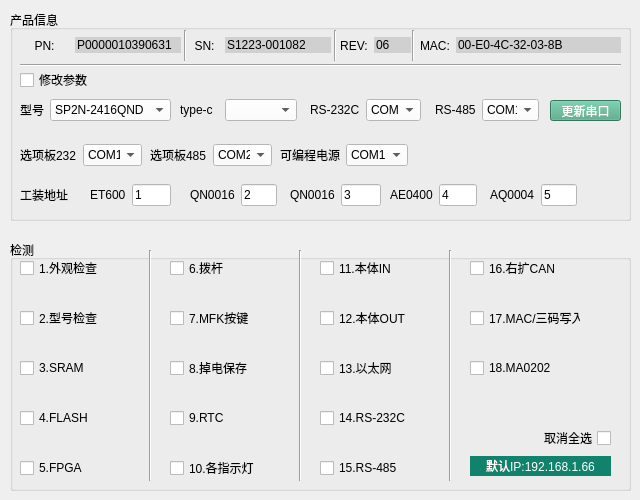
   <widget class="QWidget" name="tab_4">
    <attribute name="title">
     <string>CPU</string>
    </attribute>
    <widget class="QGroupBox" name="groupBox_18">
     <property name="geometry">
      <rect>
       <x>10</x>
       <y>10</y>
       <width>621</width>
       <height>211</height>
      </rect>
     </property>
     <property name="title">
      <string>产品信息</string>
     </property>
     <widget class="QWidget" name="layoutWidget_20">
      <property name="geometry">
       <rect>
        <x>330</x>
        <y>20</y>
        <width>71</width>
        <height>31</height>
       </rect>
      </property>
      <layout class="QHBoxLayout" name="horizontalLayout_30">
       <item>
        <widget class="QLabel" name="label_56">
         <property name="styleSheet">
          <string notr="true">font: 87 10pt &quot;Arial Black&quot;;
</string>
         </property>
         <property name="text">
          <string>REV:</string>
         </property>
         <property name="alignment">
          <set>Qt::AlignCenter</set>
         </property>
        </widget>
       </item>
       <item alignment="Qt::AlignHCenter|Qt::AlignVCenter">
        <widget class="QLineEdit" name="lineEdit_32">
         <property name="styleSheet">
          <string notr="true">background-color: rgb(208, 208, 208);
font: 87 10pt &quot;Arial Black&quot;;
border: none;</string>
         </property>
         <property name="text">
          <string>06</string>
         </property>
        </widget>
       </item>
      </layout>
     </widget>
     <widget class="QWidget" name="layoutWidget_21">
      <property name="geometry">
       <rect>
        <x>180</x>
        <y>20</y>
        <width>141</width>
        <height>31</height>
       </rect>
      </property>
      <layout class="QHBoxLayout" name="horizontalLayout_31">
       <item>
        <widget class="QLabel" name="label_57">
         <property name="styleSheet">
          <string notr="true">font: 87 10pt &quot;Arial Black&quot;;
</string>
         </property>
         <property name="text">
          <string>SN:</string>
         </property>
         <property name="alignment">
          <set>Qt::AlignCenter</set>
         </property>
        </widget>
       </item>
       <item alignment="Qt::AlignHCenter|Qt::AlignVCenter">
        <widget class="QLineEdit" name="lineEdit_31">
         <property name="styleSheet">
          <string notr="true">background-color: rgb(208, 208, 208);
font: 87 10pt &quot;Arial Black&quot;;
border: none;
</string>
         </property>
         <property name="text">
          <string>S1223-001082</string>
         </property>
        </widget>
       </item>
      </layout>
     </widget>
     <widget class="QWidget" name="layoutWidget_22">
      <property name="geometry">
       <rect>
        <x>10</x>
        <y>20</y>
        <width>161</width>
        <height>31</height>
       </rect>
      </property>
      <layout class="QHBoxLayout" name="horizontalLayout_32">
       <item>
        <widget class="QLabel" name="label_58">
         <property name="styleSheet">
          <string notr="true">font: 87 10pt &quot;Arial Black&quot;;
</string>
         </property>
         <property name="text">
          <string>PN:</string>
         </property>
         <property name="alignment">
          <set>Qt::AlignCenter</set>
         </property>
        </widget>
       </item>
       <item alignment="Qt::AlignHCenter|Qt::AlignVCenter">
        <widget class="QLineEdit" name="lineEdit_30">
         <property name="styleSheet">
          <string notr="true">background-color: rgb(208, 208, 208);
font: 87 10pt &quot;Arial Black&quot;;
border: none;</string>
         </property>
         <property name="text">
          <string>P0000010390631</string>
         </property>
        </widget>
       </item>
      </layout>
     </widget>
     <widget class="QWidget" name="layoutWidget_23">
      <property name="geometry">
       <rect>
        <x>10</x>
        <y>85</y>
        <width>151</width>
        <height>30</height>
       </rect>
      </property>
      <layout class="QHBoxLayout" name="horizontalLayout_33">
       <item>
        <widget class="QLabel" name="label_59">
         <property name="text">
          <string>型号</string>
         </property>
        </widget>
       </item>
       <item>
        <widget class="QComboBox" name="comboBox_20">
         <property name="styleSheet">
          <string notr="true">background-color: rgb(255, 255, 255);</string>
         </property>
         <item>
          <property name="text">
           <string>SP2N-2416QND</string>
          </property>
         </item>
        </widget>
       </item>
      </layout>
     </widget>
     <widget class="QWidget" name="layoutWidget_24">
      <property name="geometry">
       <rect>
        <x>300</x>
        <y>85</y>
        <width>111</width>
        <height>30</height>
       </rect>
      </property>
      <layout class="QHBoxLayout" name="horizontalLayout_34">
       <item alignment="Qt::AlignHCenter">
        <widget class="QLabel" name="label_60">
         <property name="text">
          <string>RS-232C</string>
         </property>
        </widget>
       </item>
       <item>
        <widget class="QComboBox" name="comboBox_21">
         <property name="styleSheet">
          <string notr="true">background-color: rgb(255, 255, 255);</string>
         </property>
         <item>
          <property name="text">
           <string>COM15</string>
          </property>
         </item>
        </widget>
       </item>
      </layout>
     </widget>
     <widget class="QWidget" name="layoutWidget_25">
      <property name="geometry">
       <rect>
        <x>425</x>
        <y>85</y>
        <width>104</width>
        <height>30</height>
       </rect>
      </property>
      <layout class="QHBoxLayout" name="horizontalLayout_37">
       <item alignment="Qt::AlignHCenter">
        <widget class="QLabel" name="label_64">
         <property name="text">
          <string>RS-485</string>
         </property>
        </widget>
       </item>
       <item>
        <widget class="QComboBox" name="comboBox_22">
         <property name="styleSheet">
          <string notr="true">background-color: rgb(255, 255, 255);</string>
         </property>
         <item>
          <property name="text">
           <string>COM17</string>
          </property>
         </item>
        </widget>
       </item>
      </layout>
     </widget>
     <widget class="QWidget" name="layoutWidget_3">
      <property name="geometry">
       <rect>
        <x>80</x>
        <y>170</y>
        <width>81</width>
        <height>30</height>
       </rect>
      </property>
      <layout class="QHBoxLayout" name="horizontalLayout_8">
       <item>
        <widget class="QLabel" name="label_67">
         <property name="text">
          <string>ET600</string>
         </property>
        </widget>
       </item>
       <item>
        <widget class="QLineEdit" name="lineEdit_34">
         <property name="styleSheet">
          <string notr="true">background-color: rgb(255, 255, 255);</string>
         </property>
         <property name="text">
          <string>1</string>
         </property>
        </widget>
       </item>
      </layout>
     </widget>
     <widget class="QWidget" name="layoutWidget_4">
      <property name="geometry">
       <rect>
        <x>180</x>
        <y>170</y>
        <width>87</width>
        <height>30</height>
       </rect>
      </property>
      <layout class="QHBoxLayout" name="horizontalLayout_9">
       <item>
        <widget class="QLabel" name="label_68">
         <property name="text">
          <string>QN0016</string>
         </property>
        </widget>
       </item>
       <item>
        <widget class="QLineEdit" name="lineEdit_35">
         <property name="styleSheet">
          <string notr="true">background-color: rgb(255, 255, 255);</string>
         </property>
         <property name="text">
          <string>2</string>
         </property>
        </widget>
       </item>
      </layout>
     </widget>
     <widget class="QWidget" name="layoutWidget_5">
      <property name="geometry">
       <rect>
        <x>280</x>
        <y>170</y>
        <width>91</width>
        <height>30</height>
       </rect>
      </property>
      <layout class="QHBoxLayout" name="horizontalLayout_10">
       <item>
        <widget class="QLabel" name="label_69">
         <property name="text">
          <string>QN0016</string>
         </property>
        </widget>
       </item>
       <item>
        <widget class="QLineEdit" name="lineEdit_36">
         <property name="styleSheet">
          <string notr="true">background-color: rgb(255, 255, 255);</string>
         </property>
         <property name="text">
          <string>3</string>
         </property>
        </widget>
       </item>
      </layout>
     </widget>
     <widget class="QWidget" name="layoutWidget_6">
      <property name="geometry">
       <rect>
        <x>380</x>
        <y>170</y>
        <width>87</width>
        <height>30</height>
       </rect>
      </property>
      <layout class="QHBoxLayout" name="horizontalLayout_14">
       <item>
        <widget class="QLabel" name="label_70">
         <property name="text">
          <string>AE0400</string>
         </property>
        </widget>
       </item>
       <item>
        <widget class="QLineEdit" name="lineEdit_37">
         <property name="styleSheet">
          <string notr="true">background-color: rgb(255, 255, 255);</string>
         </property>
         <property name="text">
          <string>4</string>
         </property>
        </widget>
       </item>
      </layout>
     </widget>
     <widget class="QWidget" name="layoutWidget_8">
      <property name="geometry">
       <rect>
        <x>480</x>
        <y>170</y>
        <width>87</width>
        <height>30</height>
       </rect>
      </property>
      <layout class="QHBoxLayout" name="horizontalLayout_40">
       <item>
        <widget class="QLabel" name="label_71">
         <property name="text">
          <string>AQ0004</string>
         </property>
        </widget>
       </item>
       <item>
        <widget class="QLineEdit" name="lineEdit_38">
         <property name="styleSheet">
          <string notr="true">background-color: rgb(255, 255, 255);</string>
         </property>
         <property name="text">
          <string>5</string>
         </property>
        </widget>
       </item>
      </layout>
     </widget>
     <widget class="QCheckBox" name="checkBox_71">
      <property name="geometry">
       <rect>
        <x>10</x>
        <y>62</y>
        <width>71</width>
        <height>16</height>
       </rect>
      </property>
      <property name="text">
       <string>修改参数</string>
      </property>
     </widget>
     <widget class="QPushButton" name="pushButton_renewSerial">
      <property name="geometry">
       <rect>
        <x>540</x>
        <y>90</y>
        <width>71</width>
        <height>21</height>
       </rect>
      </property>
      <property name="styleSheet">
       <string notr="true">background-color: rgb(126, 126, 126);
color: rgb(255, 255, 255);
background-color: rgb(76, 165, 132);</string>
      </property>
      <property name="text">
       <string>更新串口</string>
      </property>
     </widget>
     <widget class="QWidget" name="layoutWidget_26">
      <property name="geometry">
       <rect>
        <x>170</x>
        <y>85</y>
        <width>117</width>
        <height>30</height>
       </rect>
      </property>
      <layout class="QHBoxLayout" name="horizontalLayout_39">
       <item>
        <widget class="QLabel" name="label_66">
         <property name="text">
          <string>type-c</string>
         </property>
        </widget>
       </item>
       <item>
        <widget class="QComboBox" name="comboBox_23">
         <property name="styleSheet">
          <string notr="true">background-color: rgb(255, 255, 255);</string>
         </property>
        </widget>
       </item>
      </layout>
     </widget>
     <widget class="QLabel" name="label_90">
      <property name="geometry">
       <rect>
        <x>10</x>
        <y>171</y>
        <width>61</width>
        <height>28</height>
       </rect>
      </property>
      <property name="text">
       <string>工装地址</string>
      </property>
     </widget>
     <widget class="Line" name="line_5">
      <property name="geometry">
       <rect>
        <x>10</x>
        <y>45</y>
        <width>601</width>
        <height>20</height>
       </rect>
      </property>
      <property name="orientation">
       <enum>Qt::Horizontal</enum>
      </property>
     </widget>
     <widget class="QWidget" name="layoutWidget">
      <property name="geometry">
       <rect>
        <x>410</x>
        <y>20</y>
        <width>201</width>
        <height>31</height>
       </rect>
      </property>
      <layout class="QHBoxLayout" name="horizontalLayout_7">
       <item>
        <widget class="QLabel" name="label_61">
         <property name="styleSheet">
          <string notr="true">font: 87 10pt &quot;Arial Black&quot;;
</string>
         </property>
         <property name="text">
          <string>MAC:</string>
         </property>
        </widget>
       </item>
       <item>
        <widget class="QLineEdit" name="lineEdit_33">
         <property name="styleSheet">
          <string notr="true">background-color: rgb(208, 208, 208);
font: 87 10pt &quot;Arial Black&quot;;
border: none;</string>
         </property>
         <property name="text">
          <string>00-E0-4C-32-03-8B</string>
         </property>
        </widget>
       </item>
      </layout>
     </widget>
     <widget class="Line" name="line_11">
      <property name="geometry">
       <rect>
        <x>165</x>
        <y>20</y>
        <width>20</width>
        <height>31</height>
       </rect>
      </property>
      <property name="orientation">
       <enum>Qt::Vertical</enum>
      </property>
     </widget>
     <widget class="Line" name="line_12">
      <property name="geometry">
       <rect>
        <x>315</x>
        <y>20</y>
        <width>20</width>
        <height>31</height>
       </rect>
      </property>
      <property name="orientation">
       <enum>Qt::Vertical</enum>
      </property>
     </widget>
     <widget class="Line" name="line_13">
      <property name="geometry">
       <rect>
        <x>393</x>
        <y>20</y>
        <width>20</width>
        <height>31</height>
       </rect>
      </property>
      <property name="orientation">
       <enum>Qt::Vertical</enum>
      </property>
     </widget>
     <widget class="QWidget" name="layoutWidget_27">
      <property name="geometry">
       <rect>
        <x>10</x>
        <y>130</y>
        <width>122</width>
        <height>30</height>
       </rect>
      </property>
      <layout class="QHBoxLayout" name="horizontalLayout_35">
       <item alignment="Qt::AlignHCenter">
        <widget class="QLabel" name="label_62">
         <property name="text">
          <string>选项板232</string>
         </property>
        </widget>
       </item>
       <item>
        <widget class="QComboBox" name="comboBox_24">
         <property name="styleSheet">
          <string notr="true">background-color: rgb(255, 255, 255);</string>
         </property>
         <item>
          <property name="text">
           <string>COM17</string>
          </property>
         </item>
        </widget>
       </item>
      </layout>
     </widget>
     <widget class="QWidget" name="layoutWidget_28">
      <property name="geometry">
       <rect>
        <x>140</x>
        <y>130</y>
        <width>122</width>
        <height>30</height>
       </rect>
      </property>
      <layout class="QHBoxLayout" name="horizontalLayout_38">
       <item alignment="Qt::AlignHCenter">
        <widget class="QLabel" name="label_65">
         <property name="text">
          <string>选项板485</string>
         </property>
        </widget>
       </item>
       <item>
        <widget class="QComboBox" name="comboBox_25">
         <property name="styleSheet">
          <string notr="true">background-color: rgb(255, 255, 255);</string>
         </property>
         <item>
          <property name="text">
           <string>COM20</string>
          </property>
         </item>
        </widget>
       </item>
      </layout>
     </widget>
     <widget class="QWidget" name="layoutWidget_29">
      <property name="geometry">
       <rect>
        <x>270</x>
        <y>130</y>
        <width>128</width>
        <height>30</height>
       </rect>
      </property>
      <layout class="QHBoxLayout" name="horizontalLayout_41">
       <item alignment="Qt::AlignHCenter">
        <widget class="QLabel" name="label_72">
         <property name="text">
          <string>可编程电源</string>
         </property>
        </widget>
       </item>
       <item>
        <widget class="QComboBox" name="comboBox_26">
         <property name="styleSheet">
          <string notr="true">background-color: rgb(255, 255, 255);</string>
         </property>
         <item>
          <property name="text">
           <string>COM19</string>
          </property>
         </item>
        </widget>
       </item>
      </layout>
     </widget>
     <zorder>line_5</zorder>
     <zorder>line_13</zorder>
     <zorder>line_12</zorder>
     <zorder>line_11</zorder>
     <zorder>layoutWidget</zorder>
     <zorder>layoutWidget_20</zorder>
     <zorder>layoutWidget_21</zorder>
     <zorder>layoutWidget_22</zorder>
     <zorder>layoutWidget_23</zorder>
     <zorder>layoutWidget_24</zorder>
     <zorder>layoutWidget_25</zorder>
     <zorder>layoutWidget_3</zorder>
     <zorder>layoutWidget_4</zorder>
     <zorder>layoutWidget_5</zorder>
     <zorder>layoutWidget_6</zorder>
     <zorder>layoutWidget_8</zorder>
     <zorder>checkBox_71</zorder>
     <zorder>pushButton_renewSerial</zorder>
     <zorder>layoutWidget_26</zorder>
     <zorder>label_90</zorder>
     <zorder>layoutWidget_27</zorder>
     <zorder>layoutWidget_28</zorder>
     <zorder>layoutWidget_29</zorder>
    </widget>
    <widget class="QGroupBox" name="groupBox_19">
     <property name="geometry">
      <rect>
       <x>10</x>
       <y>240</y>
       <width>621</width>
       <height>251</height>
      </rect>
     </property>
     <property name="title">
      <string>检测</string>
     </property>
     <widget class="QCheckBox" name="checkBox_53">
      <property name="geometry">
       <rect>
        <x>10</x>
        <y>170</y>
        <width>101</width>
        <height>16</height>
       </rect>
      </property>
      <property name="text">
       <string>4.FLASH</string>
      </property>
     </widget>
     <widget class="QCheckBox" name="checkBox_56">
      <property name="geometry">
       <rect>
        <x>160</x>
        <y>20</y>
        <width>101</width>
        <height>16</height>
       </rect>
      </property>
      <property name="text">
       <string>6.拨杆</string>
      </property>
     </widget>
     <widget class="QCheckBox" name="checkBox_55">
      <property name="geometry">
       <rect>
        <x>10</x>
        <y>220</y>
        <width>101</width>
        <height>16</height>
       </rect>
      </property>
      <property name="text">
       <string>5.FPGA</string>
      </property>
     </widget>
     <widget class="QCheckBox" name="checkBox_57">
      <property name="geometry">
       <rect>
        <x>160</x>
        <y>70</y>
        <width>101</width>
        <height>16</height>
       </rect>
      </property>
      <property name="text">
       <string>7.MFK按键</string>
      </property>
     </widget>
     <widget class="QCheckBox" name="checkBox_58">
      <property name="geometry">
       <rect>
        <x>160</x>
        <y>120</y>
        <width>101</width>
        <height>16</height>
       </rect>
      </property>
      <property name="text">
       <string>8.掉电保存</string>
      </property>
     </widget>
     <widget class="QCheckBox" name="checkBox_60">
      <property name="geometry">
       <rect>
        <x>160</x>
        <y>220</y>
        <width>101</width>
        <height>16</height>
       </rect>
      </property>
      <property name="text">
       <string>10.各指示灯</string>
      </property>
     </widget>
     <widget class="QCheckBox" name="checkBox_59">
      <property name="geometry">
       <rect>
        <x>160</x>
        <y>170</y>
        <width>101</width>
        <height>16</height>
       </rect>
      </property>
      <property name="text">
       <string>9.RTC</string>
      </property>
     </widget>
     <widget class="QCheckBox" name="checkBox_61">
      <property name="geometry">
       <rect>
        <x>310</x>
        <y>20</y>
        <width>101</width>
        <height>16</height>
       </rect>
      </property>
      <property name="text">
       <string>11.本体IN</string>
      </property>
     </widget>
     <widget class="QCheckBox" name="checkBox_62">
      <property name="geometry">
       <rect>
        <x>310</x>
        <y>70</y>
        <width>101</width>
        <height>16</height>
       </rect>
      </property>
      <property name="text">
       <string>12.本体OUT</string>
      </property>
     </widget>
     <widget class="QCheckBox" name="checkBox_64">
      <property name="geometry">
       <rect>
        <x>310</x>
        <y>170</y>
        <width>101</width>
        <height>16</height>
       </rect>
      </property>
      <property name="text">
       <string>14.RS-232C</string>
      </property>
     </widget>
     <widget class="QCheckBox" name="checkBox_63">
      <property name="geometry">
       <rect>
        <x>310</x>
        <y>120</y>
        <width>101</width>
        <height>16</height>
       </rect>
      </property>
      <property name="text">
       <string>13.以太网</string>
      </property>
     </widget>
     <widget class="QCheckBox" name="checkBox_65">
      <property name="geometry">
       <rect>
        <x>310</x>
        <y>220</y>
        <width>101</width>
        <height>16</height>
       </rect>
      </property>
      <property name="text">
       <string>15.RS-485</string>
      </property>
     </widget>
     <widget class="QCheckBox" name="checkBox_66">
      <property name="geometry">
       <rect>
        <x>460</x>
        <y>20</y>
        <width>101</width>
        <height>16</height>
       </rect>
      </property>
      <property name="text">
       <string>16.右扩CAN</string>
      </property>
     </widget>
     <widget class="QCheckBox" name="checkBox_67">
      <property name="geometry">
       <rect>
        <x>460</x>
        <y>120</y>
        <width>101</width>
        <height>16</height>
       </rect>
      </property>
      <property name="text">
       <string>18.MA0202</string>
      </property>
     </widget>
     <widget class="QCheckBox" name="checkBox_50">
      <property name="geometry">
       <rect>
        <x>10</x>
        <y>20</y>
        <width>101</width>
        <height>16</height>
       </rect>
      </property>
      <property name="text">
       <string>1.外观检查</string>
      </property>
     </widget>
     <widget class="QCheckBox" name="checkBox_54">
      <property name="geometry">
       <rect>
        <x>460</x>
        <y>70</y>
        <width>111</width>
        <height>16</height>
       </rect>
      </property>
      <property name="text">
       <string>17.MAC/三码写入</string>
      </property>
     </widget>
     <widget class="QLabel" name="label_14">
      <property name="geometry">
       <rect>
        <x>460</x>
        <y>216</y>
        <width>141</width>
        <height>20</height>
       </rect>
      </property>
      <property name="styleSheet">
       <string notr="true">background-color: rgb(126, 126, 126);
color: rgb(255, 255, 255);
background-color: #11826C;</string>
      </property>
      <property name="text">
       <string>默认IP:192.168.1.66</string>
      </property>
      <property name="alignment">
       <set>Qt::AlignCenter</set>
      </property>
     </widget>
     <widget class="Line" name="line_6">
      <property name="geometry">
       <rect>
        <x>130</x>
        <y>10</y>
        <width>21</width>
        <height>231</height>
       </rect>
      </property>
      <property name="orientation">
       <enum>Qt::Vertical</enum>
      </property>
     </widget>
     <widget class="Line" name="line_9">
      <property name="geometry">
       <rect>
        <x>280</x>
        <y>10</y>
        <width>21</width>
        <height>231</height>
       </rect>
      </property>
      <property name="orientation">
       <enum>Qt::Vertical</enum>
      </property>
     </widget>
     <widget class="Line" name="line_10">
      <property name="geometry">
       <rect>
        <x>430</x>
        <y>10</y>
        <width>21</width>
        <height>231</height>
       </rect>
      </property>
      <property name="orientation">
       <enum>Qt::Vertical</enum>
      </property>
     </widget>
     <widget class="QCheckBox" name="checkBox_51">
      <property name="geometry">
       <rect>
        <x>10</x>
        <y>70</y>
        <width>101</width>
        <height>16</height>
       </rect>
      </property>
      <property name="text">
       <string>2.型号检查</string>
      </property>
     </widget>
     <widget class="QCheckBox" name="checkBox_52">
      <property name="geometry">
       <rect>
        <x>10</x>
        <y>120</y>
        <width>101</width>
        <height>16</height>
       </rect>
      </property>
      <property name="text">
       <string>3.SRAM</string>
      </property>
     </widget>
     <widget class="QCheckBox" name="checkBox_73">
      <property name="geometry">
       <rect>
        <x>530</x>
        <y>190</y>
        <width>71</width>
        <height>16</height>
       </rect>
      </property>
      <property name="layoutDirection">
       <enum>Qt::RightToLeft</enum>
      </property>
      <property name="text">
       <string>取消全选</string>
      </property>
     </widget>
    </widget>
   </widget>
